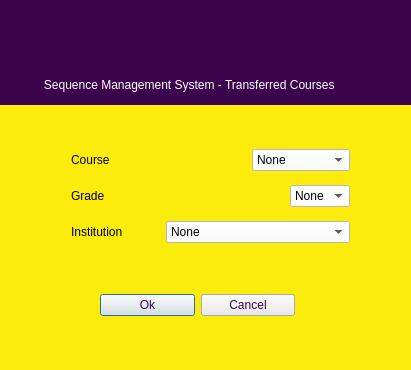
<?xml version="1.0" encoding="UTF-8"?>
<ui version="4.0">
 <class>Transferdialog</class>
 <widget class="QDialog" name="Transferdialog">
  <property name="geometry">
   <rect>
    <x>0</x>
    <y>0</y>
    <width>411</width>
    <height>370</height>
   </rect>
  </property>
  <property name="minimumSize">
   <size>
    <width>411</width>
    <height>370</height>
   </size>
  </property>
  <property name="maximumSize">
   <size>
    <width>411</width>
    <height>370</height>
   </size>
  </property>
  <property name="windowTitle">
   <string>Transferdialog</string>
  </property>
  <property name="styleSheet">
   <string notr="true">background-color: rgb(252, 236, 12);</string>
  </property>
  <widget class="QLabel" name="label_4">
   <property name="geometry">
    <rect>
     <x>-6</x>
     <y>64</y>
     <width>421</width>
     <height>41</height>
    </rect>
   </property>
   <property name="styleSheet">
    <string notr="true">color: rgb(255, 255, 255);
background-color: rgb(60, 4, 76);</string>
   </property>
   <property name="text">
    <string>               Sequence Management System - Transferred Courses</string>
   </property>
  </widget>
  <widget class="QWidget" name="layoutWidget">
   <property name="geometry">
    <rect>
     <x>100</x>
     <y>290</y>
     <width>195</width>
     <height>30</height>
    </rect>
   </property>
   <layout class="QHBoxLayout" name="horizontalLayout_3">
    <item>
     <widget class="QPushButton" name="okButton">
      <property name="styleSheet">
       <string notr="true">color: rgb(60, 4, 76);
background-color: rgb(234, 234, 234);</string>
      </property>
      <property name="text">
       <string>Ok</string>
      </property>
     </widget>
    </item>
    <item>
     <widget class="QPushButton" name="cancelButton">
      <property name="styleSheet">
       <string notr="true">color: rgb(60, 4, 76);
background-color: rgb(234, 234, 234);</string>
      </property>
      <property name="text">
       <string>Cancel</string>
      </property>
     </widget>
    </item>
   </layout>
  </widget>
  <widget class="QLabel" name="label_3">
   <property name="geometry">
    <rect>
     <x>0</x>
     <y>0</y>
     <width>411</width>
     <height>71</height>
    </rect>
   </property>
   <property name="styleSheet">
    <string notr="true">image: url(:/Images/Images/ublogo.png);
background-color: rgb(60, 4, 76);</string>
   </property>
   <property name="text">
    <string/>
   </property>
  </widget>
  <widget class="QWidget" name="">
   <property name="geometry">
    <rect>
     <x>71</x>
     <y>141</y>
     <width>279</width>
     <height>111</height>
    </rect>
   </property>
   <layout class="QGridLayout" name="gridLayout">
    <item row="0" column="0">
     <layout class="QHBoxLayout" name="horizontalLayout">
      <item>
       <widget class="QLabel" name="chooseSequenceLabel">
        <property name="text">
         <string>Course</string>
        </property>
       </widget>
      </item>
      <item>
       <spacer name="horizontalSpacer">
        <property name="orientation">
         <enum>Qt::Horizontal</enum>
        </property>
        <property name="sizeHint" stdset="0">
         <size>
          <width>98</width>
          <height>20</height>
         </size>
        </property>
       </spacer>
      </item>
      <item>
       <widget class="QComboBox" name="CourseComboBox">
        <property name="styleSheet">
         <string notr="true">background-color: rgb(255, 255, 255);</string>
        </property>
        <item>
         <property name="text">
          <string>None</string>
         </property>
        </item>
        <item>
         <property name="text">
          <string>CMPS1134</string>
         </property>
        </item>
        <item>
         <property name="text">
          <string>CMPS1131</string>
         </property>
        </item>
        <item>
         <property name="text">
          <string>MATH1151</string>
         </property>
        </item>
        <item>
         <property name="text">
          <string>MATH1201</string>
         </property>
        </item>
        <item>
         <property name="text">
          <string>ENGL1014</string>
         </property>
        </item>
        <item>
         <property name="text">
          <string>CMSP1171</string>
         </property>
        </item>
        <item>
         <property name="text">
          <string>CMPS1232</string>
         </property>
        </item>
        <item>
         <property name="text">
          <string>CMPS1211</string>
         </property>
        </item>
        <item>
         <property name="text">
          <string>PHIL1014</string>
         </property>
        </item>
        <item>
         <property name="text">
          <string>MATH1302</string>
         </property>
        </item>
        <item>
         <property name="text">
          <string>ENG1025</string>
         </property>
        </item>
        <item>
         <property name="text">
          <string>PHYS1015</string>
         </property>
        </item>
        <item>
         <property name="text">
          <string>PHYS1015L</string>
         </property>
        </item>
        <item>
         <property name="text">
          <string>CMPS2131</string>
         </property>
        </item>
        <item>
         <property name="text">
          <string>CMPS2111</string>
         </property>
        </item>
        <item>
         <property name="text">
          <string>CMPS2151</string>
         </property>
        </item>
        <item>
         <property name="text">
          <string>CMPS2242</string>
         </property>
        </item>
        <item>
         <property name="text">
          <string>ENGL1035</string>
         </property>
        </item>
        <item>
         <property name="text">
          <string>MATH2201</string>
         </property>
        </item>
        <item>
         <property name="text">
          <string>CMPS2212</string>
         </property>
        </item>
        <item>
         <property name="text">
          <string>CMPS2232</string>
         </property>
        </item>
        <item>
         <property name="text">
          <string>MGMT1014</string>
         </property>
        </item>
        <item>
         <property name="text">
          <string>PSYC1014</string>
         </property>
        </item>
        <item>
         <property name="text">
          <string>HIST1014</string>
         </property>
        </item>
        <item>
         <property name="text">
          <string>CMPS1192</string>
         </property>
        </item>
        <item>
         <property name="text">
          <string>CMPS2992</string>
         </property>
        </item>
        <item>
         <property name="text">
          <string>SOCL1014</string>
         </property>
        </item>
        <item>
         <property name="text">
          <string>SPAN1025</string>
         </property>
        </item>
        <item>
         <property name="text">
          <string>ECON1014</string>
         </property>
        </item>
       </widget>
      </item>
     </layout>
    </item>
    <item row="1" column="0">
     <layout class="QHBoxLayout" name="horizontalLayout_2">
      <item>
       <widget class="QLabel" name="chooseSequenceLabel_2">
        <property name="text">
         <string>Grade</string>
        </property>
       </widget>
      </item>
      <item>
       <spacer name="horizontalSpacer_2">
        <property name="orientation">
         <enum>Qt::Horizontal</enum>
        </property>
        <property name="sizeHint" stdset="0">
         <size>
          <width>98</width>
          <height>20</height>
         </size>
        </property>
       </spacer>
      </item>
      <item>
       <widget class="QComboBox" name="GradeComboBox">
        <property name="styleSheet">
         <string notr="true">background-color: rgb(255, 255, 255);</string>
        </property>
        <item>
         <property name="text">
          <string>None</string>
         </property>
        </item>
        <item>
         <property name="text">
          <string>A+</string>
         </property>
        </item>
        <item>
         <property name="text">
          <string>A-</string>
         </property>
        </item>
        <item>
         <property name="text">
          <string>B+</string>
         </property>
        </item>
        <item>
         <property name="text">
          <string>B-</string>
         </property>
        </item>
        <item>
         <property name="text">
          <string>C+</string>
         </property>
        </item>
        <item>
         <property name="text">
          <string>C-</string>
         </property>
        </item>
        <item>
         <property name="text">
          <string>D+</string>
         </property>
        </item>
        <item>
         <property name="text">
          <string>D-</string>
         </property>
        </item>
        <item>
         <property name="text">
          <string>F</string>
         </property>
        </item>
       </widget>
      </item>
     </layout>
    </item>
    <item row="2" column="0">
     <layout class="QHBoxLayout" name="horizontalLayout_4">
      <item>
       <widget class="QLabel" name="label">
        <property name="text">
         <string>Institution</string>
        </property>
       </widget>
      </item>
      <item>
       <spacer name="horizontalSpacer_3">
        <property name="orientation">
         <enum>Qt::Horizontal</enum>
        </property>
        <property name="sizeHint" stdset="0">
         <size>
          <width>18</width>
          <height>20</height>
         </size>
        </property>
       </spacer>
      </item>
      <item>
       <widget class="QComboBox" name="InstitutionComboBox">
        <property name="styleSheet">
         <string notr="true">background-color: rgb(255, 255, 255);</string>
        </property>
        <item>
         <property name="text">
          <string>None</string>
         </property>
        </item>
        <item>
         <property name="text">
          <string>Galen University</string>
         </property>
        </item>
        <item>
         <property name="text">
          <string>Muffles Junior College</string>
         </property>
        </item>
        <item>
         <property name="text">
          <string>St. John's Junior College</string>
         </property>
        </item>
        <item>
         <property name="text">
          <string>Corozal Junior College</string>
         </property>
        </item>
        <item>
         <property name="text">
          <string>Corozal Community College</string>
         </property>
        </item>
       </widget>
      </item>
     </layout>
    </item>
   </layout>
  </widget>
 </widget>
 <resources/>
 <connections/>
</ui>
